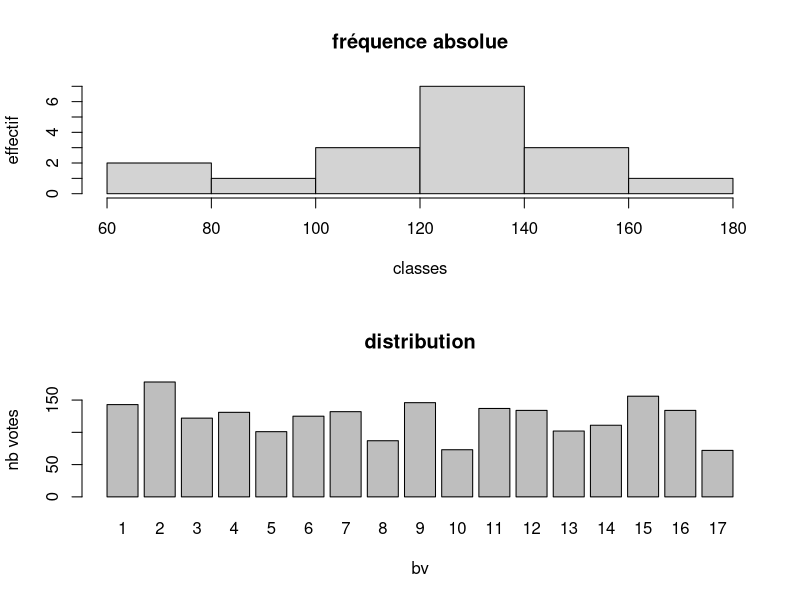

Here is the R script that generated this plot:
## ---- chunk 1
knitr::opts_chunk$set(echo = TRUE)
## ---- chunk 2
bondy2002 <- read.csv2("data/bondy_2002.csv", fileEncoding = "UTF-8")
chirac <- bondy2002 [bondy2002$nom == "CHIRAC", c("bv", "nb")]
rownames(chirac) <- chirac$bv
par(mfrow = c(2,1))
hist(chirac$nb, main = "fréquence absolue", xlab = "classes", ylab="effectif" )
barplot(chirac$nb, names.arg= chirac$bv,main = "distribution", xlab = "bv", ylab = "nb votes")
## ---- chunk 3
data <- read.table("data/exKHI2.csv", sep = ",", row.names =1 , col.names = c("oui","non") ,fileEncoding = "UTF-8")
knitr::kable(data)
chisq.test(data)
